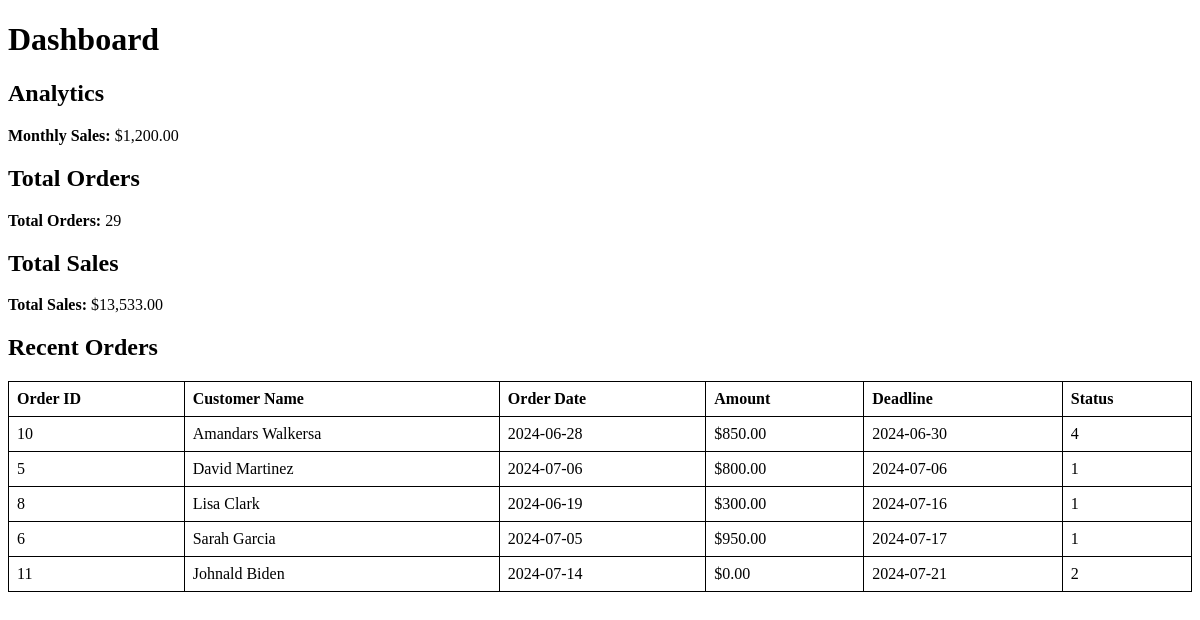
Before: /skeleton/dashboard/dashboard.php with the older database file.
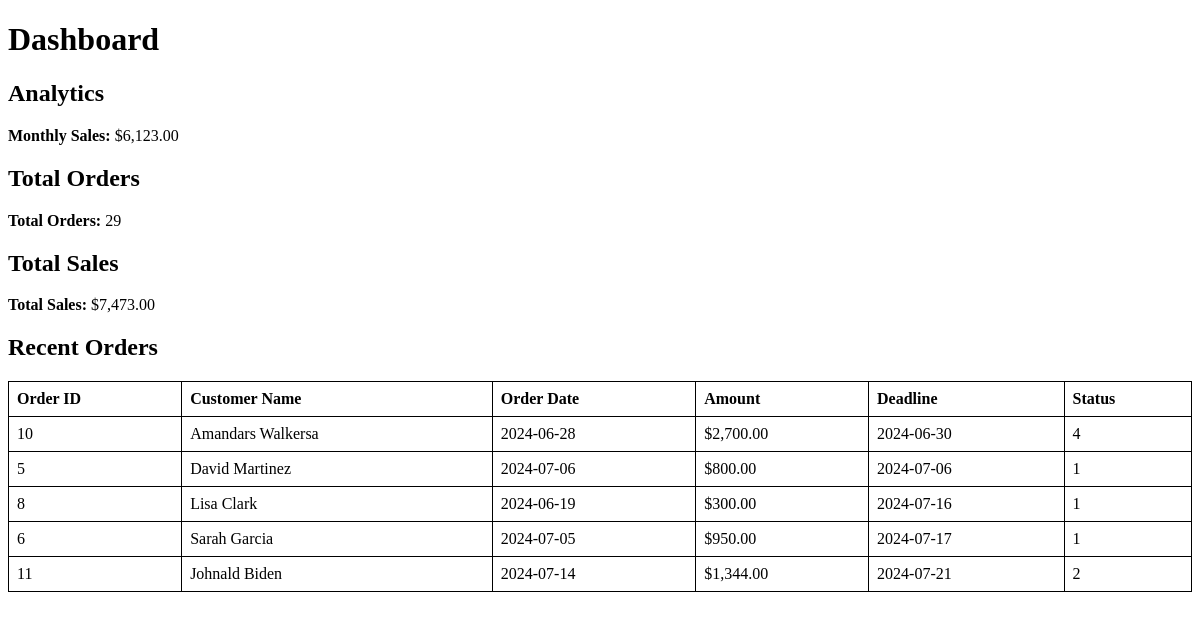
After: the same page with the newer database file.
### tables this page shows
CREATE TABLE `payment_plans` (
  `PlanID` int NOT NULL AUTO_INCREMENT,
  `OrderID` int NOT NULL,
  `DueDate` date DEFAULT NULL,
  `PaymentStatus` int DEFAULT '0',
  `PaymentMethod` varchar(32) DEFAULT NULL,
  `PaymentProcessor` varchar(32) DEFAULT NULL,
  `TotalAmount` float DEFAULT '0',
  `AmountPaid` float DEFAULT '0',
  `Balance` float DEFAULT '0',
  `IsRemoved` tinyint(1) DEFAULT '0',
  PRIMARY KEY (`PlanID`),
  KEY `OrderID` (`OrderID`),
  CONSTRAINT `payment_plans_ibfk_1` FOREIGN KEY (`OrderID`) REFERENCES `Orders` (`OrderID`)
);

CREATE TABLE `orders` (
  `OrderID` int NOT NULL AUTO_INCREMENT,
  `EmployeeID` int DEFAULT '0',
  `CustomerID` int NOT NULL,
  `OrderStartDate` date DEFAULT NULL,
  `OrderDeadline` date DEFAULT NULL,
  `OrderStatusCode` int DEFAULT '0',
  `IsRemoved` tinyint(1) DEFAULT '0',
  PRIMARY KEY (`OrderID`),
  KEY `EmployeeID` (`EmployeeID`),
  KEY `CustomerID` (`CustomerID`),
  CONSTRAINT `orders_ibfk_1` FOREIGN KEY (`EmployeeID`) REFERENCES `employee_info` (`EmployeeID`),
  CONSTRAINT `orders_ibfk_2` FOREIGN KEY (`CustomerID`) REFERENCES `customers` (`CustomerID`)
);

### skeleton/dashboard/dashboard.php (the view, shortened to what this page needs)
<?php
$servername = "172.20.20.66";
$username = "constable";
$password = "batoncuff1013";
$dbname = "MCAV";
$conn = new mysqli($servername, $username, $password, $dbname);
function fetchSingleValue($conn, $query) {
    $result = $conn->query($query);
    $row = $result->fetch_assoc();
    return array_values($row)[0];
}
$monthlySales = fetchSingleValue($conn, "
    SELECT SUM(ReceiptAmountPaid) AS 'Monthly Sales'
    FROM Payment_Receipts
    WHERE PaymentDate >= DATE_SUB(CURDATE(), INTERVAL 1 MONTH)
    AND PaymentDate <= CURDATE()
");
$totalOrders = fetchSingleValue($conn, "
    SELECT COUNT(OrderID) AS 'Total Orders'
    FROM orders
    WHERE isremoved = 0
");
$totalSales = fetchSingleValue($conn, "
    SELECT SUM(ReceiptAmountPaid) AS 'Total Sales'
    FROM Payment_Receipts
    WHERE isremoved = 0
");
$recentOrdersQuery = "
    SELECT
        o.orderID AS 'Order ID',
        CONCAT(c.customerFname, ' ', c.customerLname) AS 'Customer Name',
        o.orderStartDate AS 'Order Date',
        pp.TotalAmount AS 'Amount',
        o.OrderDeadline AS 'Deadline',
        o.OrderStatusCode AS 'Status'
    FROM orders o
    INNER JOIN payment_plans pp ON pp.orderID = o.orderID
    INNER JOIN customers c ON o.customerID = c.customerID
    ORDER BY o.OrderDeadline ASC LIMIT 5
";
$recentOrders = $conn->query($recentOrdersQuery);
?>
<!DOCTYPE html>
<html>
<head>
</head>
<body>
<h1>Dashboard</h1>
<h2>Analytics</h2>
<p><strong>Monthly Sales:</strong> $<?php echo number_format($monthlySales, 2); ?></p>
<h2>Total Orders</h2>
<p><strong>Total Orders:</strong> <?php echo $totalOrders; ?></p>
<h2>Total Sales</h2>
<p><strong>Total Sales:</strong> $<?php echo number_format($totalSales, 2); ?></p>
<h2>Recent Orders</h2>
<table>
    <thead>
        <tr>
            <th>Order ID</th>
            <th>Customer Name</th>
            <th>Order Date</th>
            <th>Amount</th>
            <th>Deadline</th>
            <th>Status</th>
        </tr>
    </thead>
    <tbody>
        <?php while ($row = $recentOrders->fetch_assoc()) { ?>
            <tr>
                <td><?php echo $row['Order ID']; ?></td>
                <td><?php echo $row['Customer Name']; ?></td>
                <td><?php echo $row['Order Date']; ?></td>
                <td>$<?php echo number_format($row['Amount'], 2); ?></td>
                <td><?php echo $row['Deadline']; ?></td>
                <td><?php echo $row['Status']; ?></td>
            </tr>
        <?php } ?>
    </tbody>
</table>
</body>
</html>

### skeleton/dashboard/dashboard.php (style rules this page uses)
table { width: 100%; border-collapse: collapse; margin: 20px 0; }
table, th, td { border: 1px solid black; }
th, td { padding: 8px; text-align: left; }

Changed rows visible on the page:
changed payment_plans (number 1 of 5 on the later page): TotalAmount "850.00" → "2,700.00"
changed payment_plans (number 5 of 5 on the later page): TotalAmount "0.00" → "1,344.00"
Other visible differences:
$monthlySales: "1,200.00" → "6,123.00"
$totalSales: "13,533.00" → "7,473.00"
